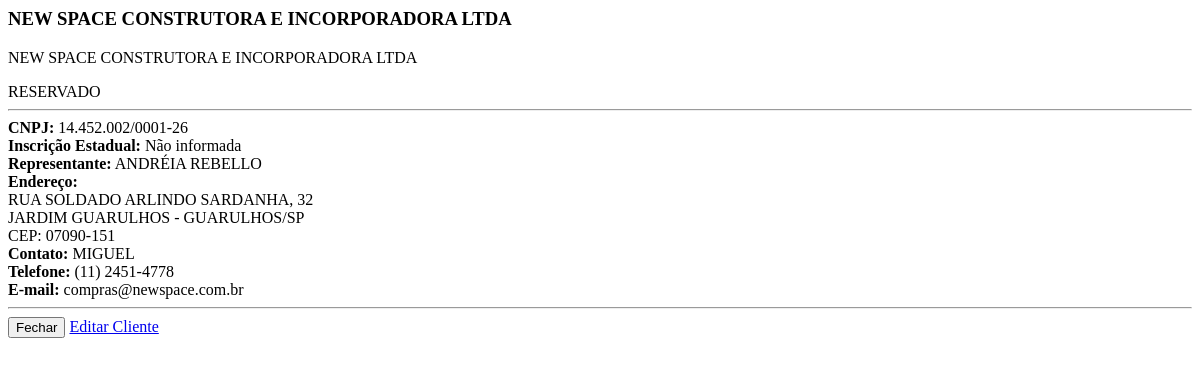
The app's page /clientes/view/1 (signed in), older data.
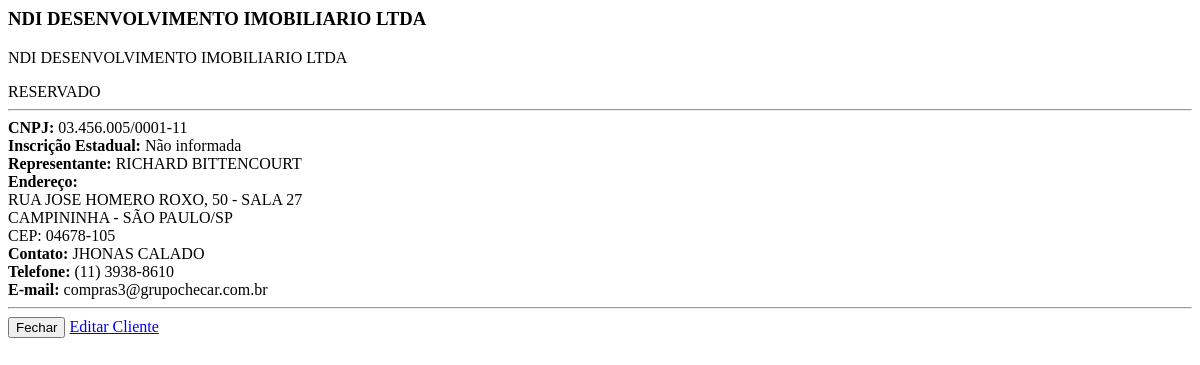
The same page, newer data.
### app.py (models this page shows)
class Cliente(db.Model):
    id = db.Column(db.Integer, primary_key=True)
    empresa = db.Column(db.String(100), nullable=False)
    razao_social = db.Column(db.String(150))
    cnpj = db.Column(db.String(18), unique=True, nullable=False)
    ie = db.Column(db.String(20))
    grupo = db.Column(db.String(100))
    cep = db.Column(db.String(9))
    logradouro = db.Column(db.String(100))
    numero = db.Column(db.String(10))
    complemento = db.Column(db.String(50))
    bairro = db.Column(db.String(50))
    cidade = db.Column(db.String(50))
    estado = db.Column(db.String(2))
    nome_contato = db.Column(db.String(100))
    telefone_contato = db.Column(db.String(20))
    email_contato = db.Column(db.String(100))
    nome_representante = db.Column(db.String(100))
    status_cliente = db.Column(db.String(20), default='RESERVADO')
    data_cadastro = db.Column(db.DateTime, default=datetime.utcnow)

### app.py (the view)
@app.route('/clientes/view/<int:id>')
@login_required
@permissao_requerida("Clientes - Listar")
def cliente_view(id):
    cliente = Cliente.query.get_or_404(id)
    reservas = Reserva.query.filter_by(cliente_id=cliente.id).order_by(Reserva.data_inicio.desc()).all()
    return render_template('clientes/view.html', cliente=cliente, reservas=reservas)

### app.py (called while the page is built)
def tem_permissao(nivel_necessario=None, funcao=None):
    if current_user.nivel_acesso == 0:  # Admin sempre pode tudo
        return True
    if nivel_necessario is not None and current_user.nivel_acesso > nivel_necessario:
        return False
    if funcao:
        config = Configuracao.query.first()
        if not config or not config.permissoes:
            return False
        try:
            permissoes = json.loads(config.permissoes)
            permissoes_do_nivel = permissoes.get(str(current_user.nivel_acesso), [])
            return funcao in permissoes_do_nivel
        except:
            return False
    return False

def permissao_requerida(funcao=None):
    @wraps(funcao)
    def decorator(f):
        @wraps(f)
        def wrapper(*args, **kwargs):
            if not tem_permissao(funcao=funcao):
                flash('Você não tem permissão para acessar esta função.', 'danger')
                return redirect(url_for('dashboard'))
            return f(*args, **kwargs)
        return wrapper
    return decorator

@login_manager.user_loader
def load_user(id):
    return Usuario.query.get(int(id))

### templates/clientes/view.html
<div class="p-4">
    <div class="text-center mb-4">
        <h3 class="text-primary fw-bold">{{ cliente.empresa }}</h3>
        <p class="text-muted">{{ cliente.razao_social }}</p>
        <span class="badge bg-{{ 'success' if cliente.status_cliente == 'RESERVADO' else 'secondary' }} fs-6 px-4 py-2">
            {{ 'RESERVADO' if cliente.status_cliente == 'RESERVADO' else 'SEM RESERVA' }}
        </span>
    </div>
    <hr>
    <div class="row g-3">
        <div class="col-md-6"><strong>CNPJ:</strong> <span class="fw-bold">{{ cliente.cnpj }}</span></div>
        <div class="col-md-6"><strong>Inscrição Estadual:</strong> {{ cliente.ie or 'Não informada' }}</div>
        <div class="col-12"><strong>Representante:</strong>
            <span class="text-success fw-bold">{{ cliente.nome_representante or 'Sem representante' }}</span>
        </div>
        <div class="col-12">
            <strong>Endereço:</strong><br>
            <span class="text-uppercase">
                {{ cliente.logradouro }}, {{ cliente.numero }}
                {% if cliente.complemento %} - {{ cliente.complemento }}{% endif %}<br>
                {{ cliente.bairro }} - {{ cliente.cidade }}/{{ cliente.estado }}<br>
                CEP: {{ cliente.cep or 'Não informado' }}
            </span>
        </div>
        <div class="col-md-4"><strong>Contato:</strong> {{ cliente.nome_contato or '-' }}</div>
        <div class="col-md-4"><strong>Telefone:</strong> {{ cliente.telefone_contato or '-' }}</div>
        <div class="col-md-4"><strong>E-mail:</strong> {{ cliente.email_contato or '-' }}</div>
    </div>
    <hr class="my-4">
    <div class="text-end">
        <button type="button" class="btn btn-secondary me-3" data-bs-dismiss="modal">Fechar</button>
        <a href="{{ url_for('cliente_form', id=cliente.id) }}" class="btn btn-warning">
            Editar Cliente
        </a>
    </div>
</div>

Row changes from the older to the newer data that the page shows:
changed Cliente "RESERVADO": empresa "NEW SPACE CONSTRUTORA E INCORPORADORA LTDA" → "NDI DESENVOLVIMENTO IMOBILIARIO LTDA"; razao_social "NEW SPACE CONSTRUTORA E INCORPORADORA LTDA" → "NDI DESENVOLVIMENTO IMOBILIARIO LTDA"; cnpj "14.452.002/0001-26" → "03.456.005/0001-11"; nome_representante "ANDRÉIA REBELLO" → "RICHARD BITTENCOURT"; logradouro "RUA SOLDADO ARLINDO SARDANHA" → "RUA JOSE HOMERO ROXO"; numero "32" → "50"; complemento (not shown) → "SALA 27"; bairro "JARDIM GUARULHOS" → "CAMPININHA"; cidade "GUARULHOS" → "SÃO PAULO"; cep "07090-151" → "04678-105"; nome_contato "MIGUEL" → "JHONAS CALADO"; telefone_contato "(11) 2451-4778" → "(11) 3938-8610"; email_contato "compras@newspace.com.br" → "compras3@grupochecar.com.br"
